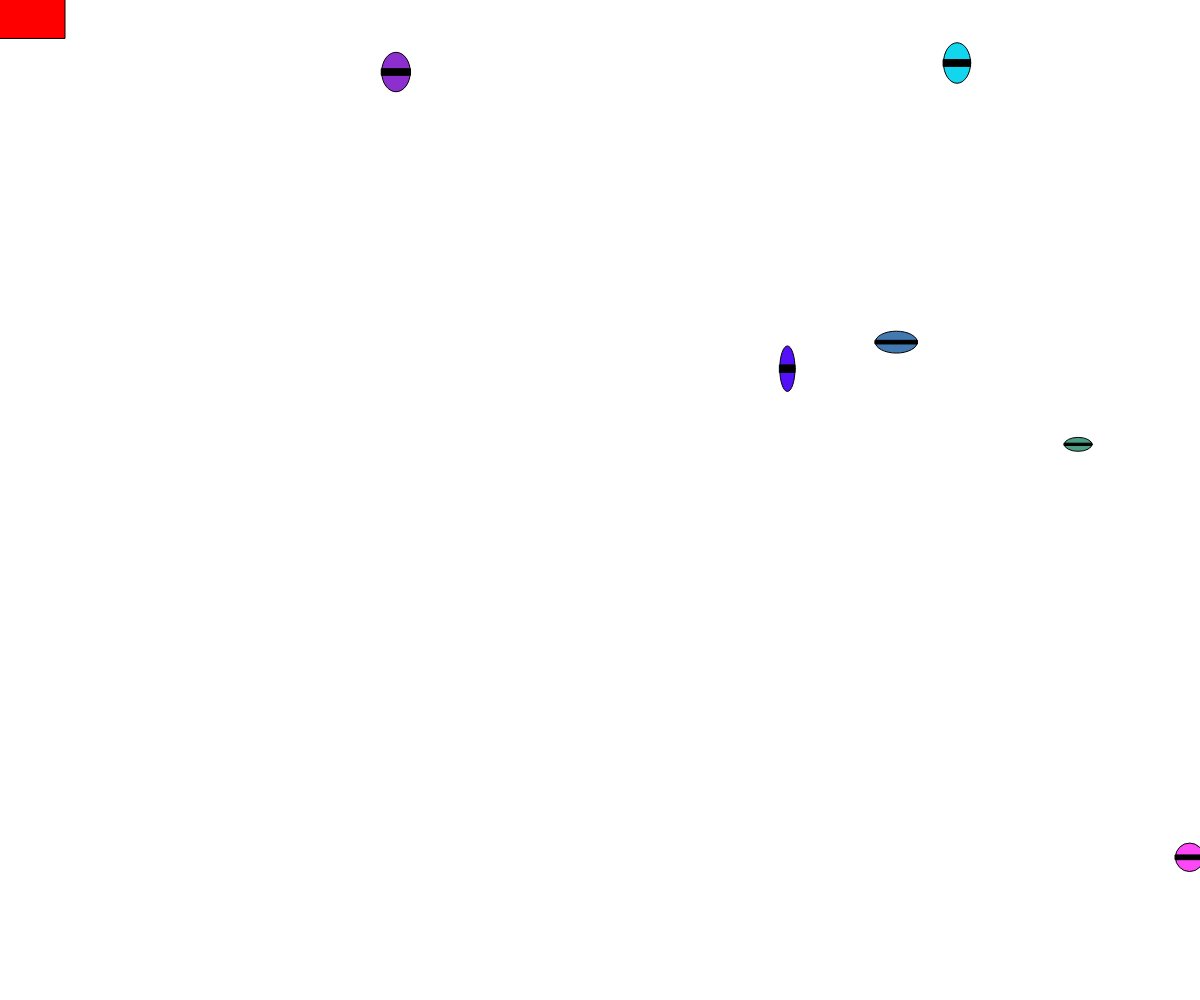
Frame 1 (no input)
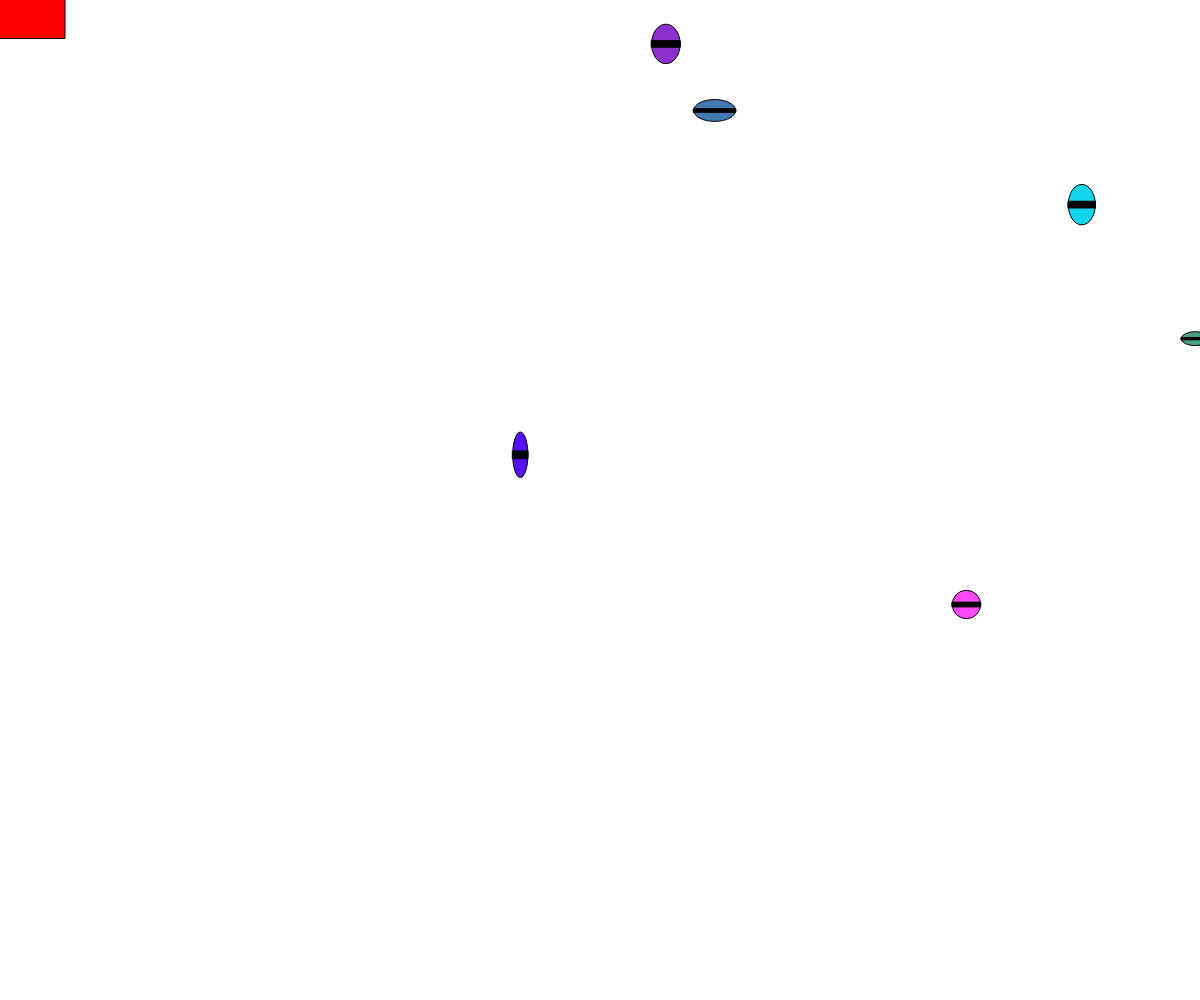
Frame 60 (no input)
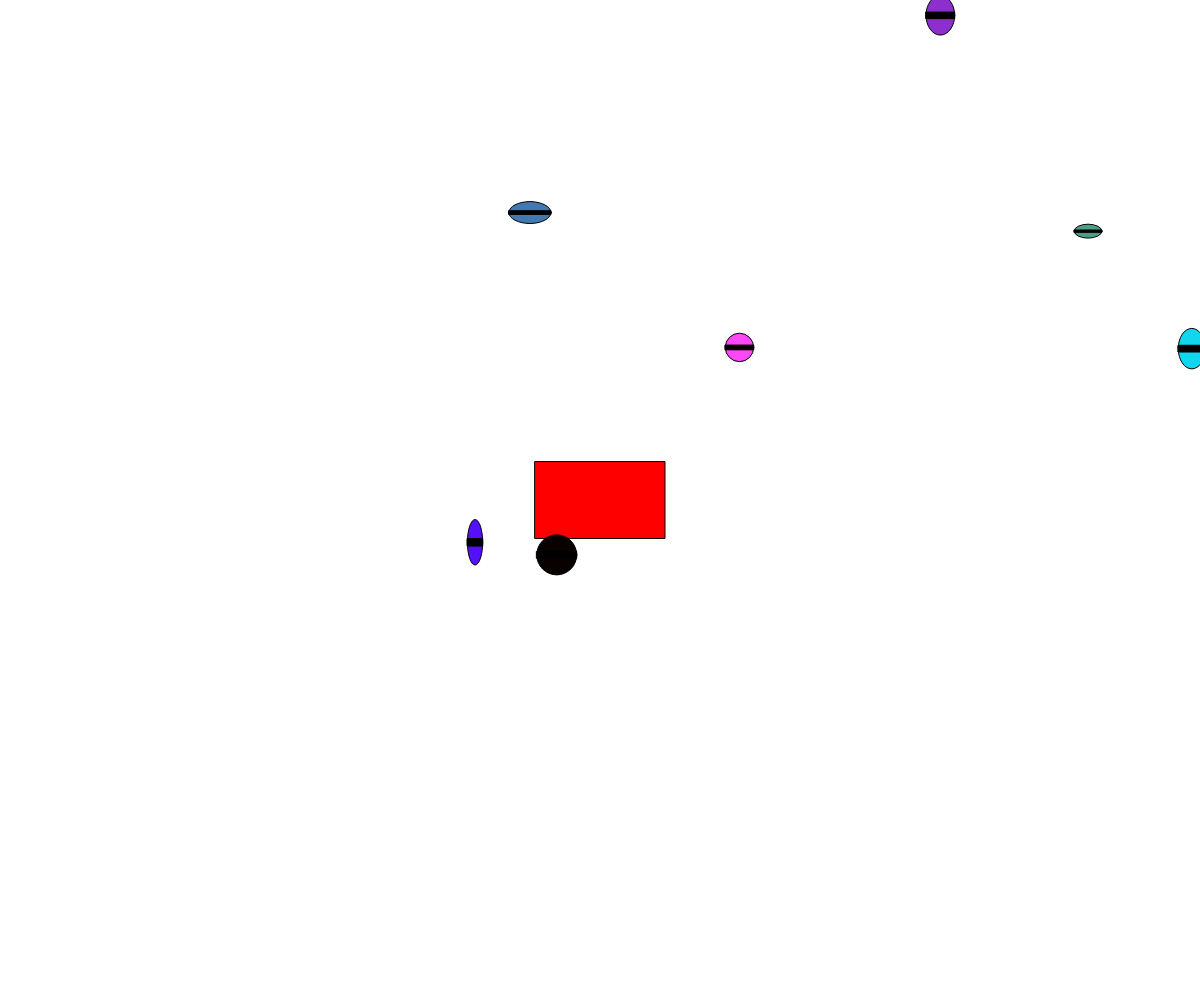
Frame 120 (the mouse pressed at the canvas centre since frame 60)

The p5.js sketch that drew these frames (run headless with seeded random() and noise() and a simulated clock; from frame 60 on, the mouse is pressed at the canvas centre):

// p5.js sketch
// ── sketch.js
var myPaddle;

var balls = [];

function setup() {
    createCanvas(windowWidth, windowHeight);
    myPaddle = new Paddle(mouseX, mouseY, random(80, 150), random(50, 180), color(255, 0, 0));

    for (var i = 0; i < 6; i++) {
        balls[i] = new Ball(random(width), random(height), random(10, 50), random(10, 50), random(-6, 6), random(-6, 6), color(random(255), random(255), random(255)));
    }
}

function draw() {
    background(255);
    myPaddle.move();
    myPaddle.render();

    for (var i = 0; i < balls.length; i++) {
        balls[i].move();
        balls[i].bounceWall();
        balls[i].bouncePaddle(myPaddle);
        balls[i].render();
    }
}

function mousePressed() {
    balls.push(new Ball(mouseX, mouseY, 40, 40, random(-6, 6), random(-6, 6), color(random(255), 0, 0)));
}

function keyPressed() {
    balls.splice(balls.length-1, 1);
}



class Ball {
    constructor(tempx, tempy, tempw, temph, tempxs, tempys, tempc) {
        this.x = tempx;
        this.y = tempy;
        this.w = tempw;
        this.h = temph;
        this.c = tempc;
        this.xs = tempxs;
        this.ys = tempys;
    }

    bouncePaddle(paddle) {
        if (this.ys > 0 && this.y + (this.h / 2) >= paddle.y - (paddle.h / 2) && this.x > paddle.x - (paddle.w / 2) && this.x <= paddle.x + (paddle.w / 2)) {
            this.ys = this.ys * -1;
        }

        if (this.ys < 0 && this.y - (this.h / 2) < paddle.y + (paddle.h / 2) && this.x > paddle.x - (paddle.w / 2) && this.x <= paddle.x + (paddle.w / 2)) {
            this.ys = this.ys * -1;
        }

        if (this.xs < 0 && this.x < paddle.y + (paddle.h / 2) && this.y > paddle.y - (paddle.h / 2) && this.y < paddle.y + (paddle.h / 2)) {
            this.xs = this.xs * -1;
        }

        if (this.xs > 0 && this.x > paddle.y - (paddle.h / 2) && this.y > paddle.y - (paddle.h / 2) && this.y < paddle.y + (paddle.h / 2)) {
            this.xs = this.xs * -1;
        }

    }


    // not working YET
    disappear() {
        setTimeout(function () {
            console.log("DISSAPPPPEEEARRRR");
            return true;
        }, 1000);
    }




    render() {
        fill(this.c);
        ellipse(this.x, this.y, this.w, this.h);
        fill(0);
        rect(this.x, this.y, this.w, this.h / 6);
    }

    move() {
        this.x = this.x + this.xs;
        this.y = this.y + this.ys;

    }

    bounceWall() {
        if (this.x > width || this.x < 0) {
            this.xs = this.xs * -1;
        }

        if (this.y > height || this.y < 0) {
            this.ys = this.ys * -1;
        }

    }

}


// paddle

class Paddle {
    constructor(tempx, tempy, tempw, temph, tempc) {
        this.x = tempx;
        this.y = tempy;
        this.w = tempw;
        this.h = temph;
        this.c = tempc;
    }

    render() {
        rectMode(CENTER);
        fill(this.c);
        rect(this.x, this.y, this.w, this.h);
    }

    move() {
        this.x = mouseX;
        this.y = mouseY;
    }


}
